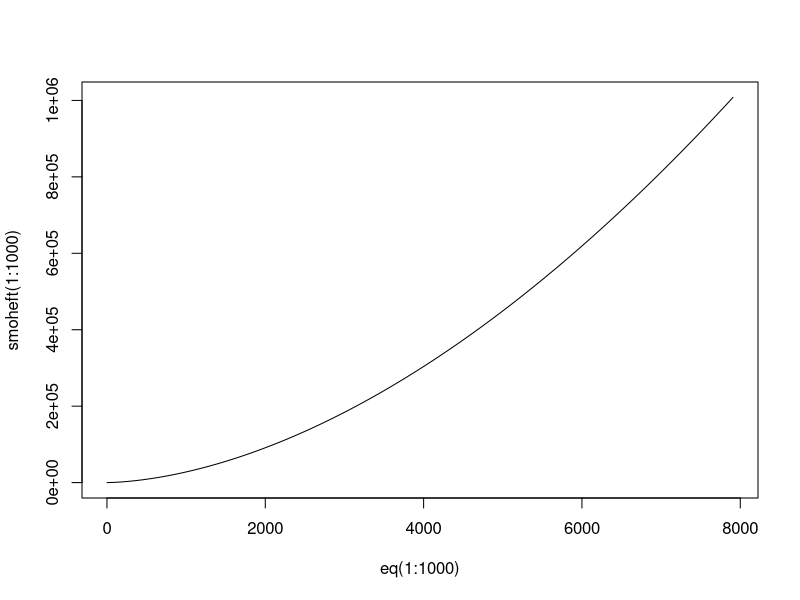

This chart was generated by the following R code: (Note: this script raises an error after producing the figure.)
#Script to print plot with asymptotic functions
eq = function(x){x + x * log(x)}
smoheft = function(x){x + x * log(x) + x^2}
plot(eq(1:1000),smoheft(1:1000), type='l')

ggplot(data.frame(x=c(1, 100)), aes(x=x)) + 
  stat_function(fun=eq, n= 100, show.legend = TRUE, aes(color="SDBWS and SDBCS")) + 
  stat_function(fun =smoheft, n=100, show.legend = TRUE, aes(color="SMOHEFT and SMOHEFT-LOSS")) +
  scale_colour_manual("Algorithms", values = c("red", "blue")) +
  theme(legend.position="top")
  
  